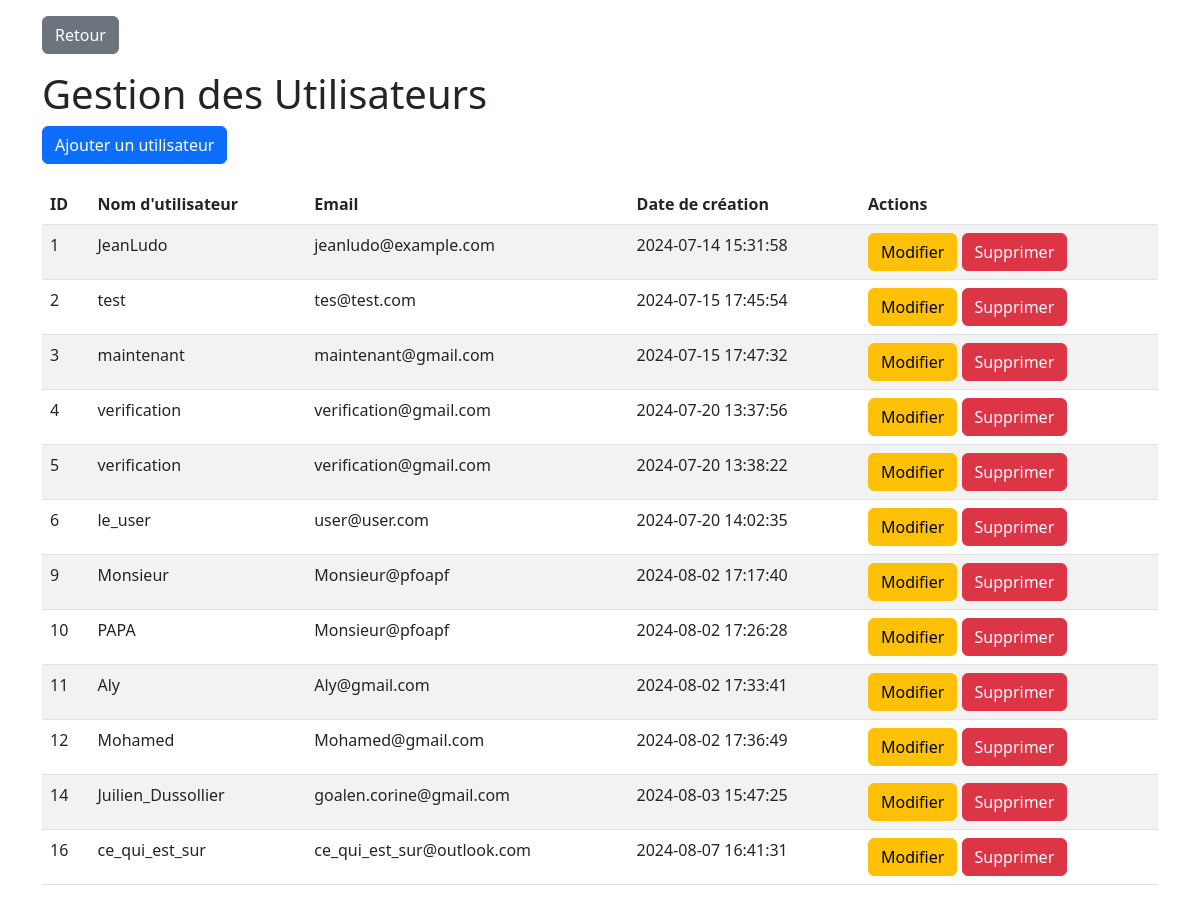
Page /pages/admin/gestion_utilisateurs.php (signed in) on the committed database.
### tables this page shows
CREATE TABLE `utilisateurs` (
  `id` int(11) NOT NULL,
  `username` varchar(50) NOT NULL,
  `email` varchar(100) NOT NULL,
  `password` varchar(255) NOT NULL,
  `created_at` timestamp NOT NULL DEFAULT current_timestamp()
);

### Classes/User.php (called while the page is built, shortened)
<?php
class User
{
    protected $conn;
    protected $table_name = "utilisateurs";
    public function __construct($db)
    {
        $this->conn = $db;
    }
    public function getAllUsers()
    {
        $query = "SELECT id, username, email, created_at FROM " . $this->table_name;
        $stmt = $this->conn->prepare($query);
        $stmt->execute();
        return $stmt->fetchAll(PDO::FETCH_ASSOC);
    }
}

### pages/admin/gestion_utilisateurs.php (the view, shortened to what this page needs)
<?php
require_once '../../Classes/User.php';
$database = new Database();
$conn = $database->getConnection();
$user = new User($conn);
$users = $user->getAllUsers();
?>
<!DOCTYPE html>
<html lang="fr">
<head>
    <link href="https://cdn.jsdelivr.net/npm/bootstrap@5.2.3/dist/css/bootstrap.min.css" rel="stylesheet">
</head>
<body>
    <div class="container">
        <a href="../../index.php" class="btn btn-secondary mt-3">
            <i class="fas fa-arrow-left"></i> Retour
        </a>
        <h1 class="mt-3">Gestion des Utilisateurs</h1>
        <button class="btn btn-primary" id="toggleFormButton">Ajouter un utilisateur</button>
        <div class="table-container">
            <table class="table table-striped">
                <thead>
                    <tr>
                        <th>ID</th>
                        <th>Nom d'utilisateur</th>
                        <th>Email</th>
                        <th>Date de création</th>
                        <th>Actions</th>
                    </tr>
                </thead>
                <tbody>
                    <?php if (!empty($users)) : ?>
                        <?php foreach ($users as $user) : ?>
                            <tr>
                                <td><?php echo htmlspecialchars($user['id']); ?></td>
                                <td contenteditable="true"><?php echo htmlspecialchars($user['username']); ?></td>
                                <td contenteditable="true"><?php echo htmlspecialchars($user['email']); ?></td>
                                <td><?php echo htmlspecialchars($user['created_at']); ?></td>
                                <td>
                                    <button class="btn btn-warning" data-bs-toggle="modal" data-bs-target="#editModal-<?php echo $user['id']; ?>">Modifier</button>
                                    <a href="gestion_utilisateurs.php?delete_id=<?php echo $user['id']; ?>" class="btn btn-danger">Supprimer</a>
                                </td>
                            </tr>
                        <?php endforeach; ?>
                    <?php else : ?>
                        <tr>
                            <td colspan="5">Aucun utilisateur trouvé.</td>
                        </tr>
                    <?php endif; ?>
                </tbody>
            </table>
        </div>
    </div>
</body>
</html>

### pages/admin/gestion_utilisateurs.php (style rules this page uses)
.table-container { margin-top: 20px; }

### rows in the picture
utilisateurs: id "1", username "JeanLudo", email "jeanludo@example.com", created_at "2024-07-14 15:31:58"
utilisateurs: id "2", username "test", email "tes@test.com", created_at "2024-07-15 17:45:54"
utilisateurs: id "3", username "maintenant", email "maintenant@gmail.com", created_at "2024-07-15 17:47:32"
utilisateurs: id "4", username "verification", email "verification@gmail.com", created_at "2024-07-20 13:37:56"
utilisateurs: id "5", username "verification", email "verification@gmail.com", created_at "2024-07-20 13:38:22"
utilisateurs: id "6", username "le_user", email "user@user.com", created_at "2024-07-20 14:02:35"
utilisateurs: id "9", username "Monsieur", email "Monsieur@pfoapf", created_at "2024-08-02 17:17:40"
utilisateurs: id "10", username "PAPA", email "Monsieur@pfoapf", created_at "2024-08-02 17:26:28"
utilisateurs: id "11", username "Aly", email "Aly@gmail.com", created_at "2024-08-02 17:33:41"
utilisateurs: id "12", username "Mohamed", email "Mohamed@gmail.com", created_at "2024-08-02 17:36:49"
utilisateurs: id "14", username "Juilien_Dussollier", email "goalen.corine@gmail.com", created_at "2024-08-03 15:47:25"
utilisateurs: id "16", username "ce_qui_est_sur", email "ce_qui_est_sur@outlook.com", created_at "2024-08-07 16:41:31"
